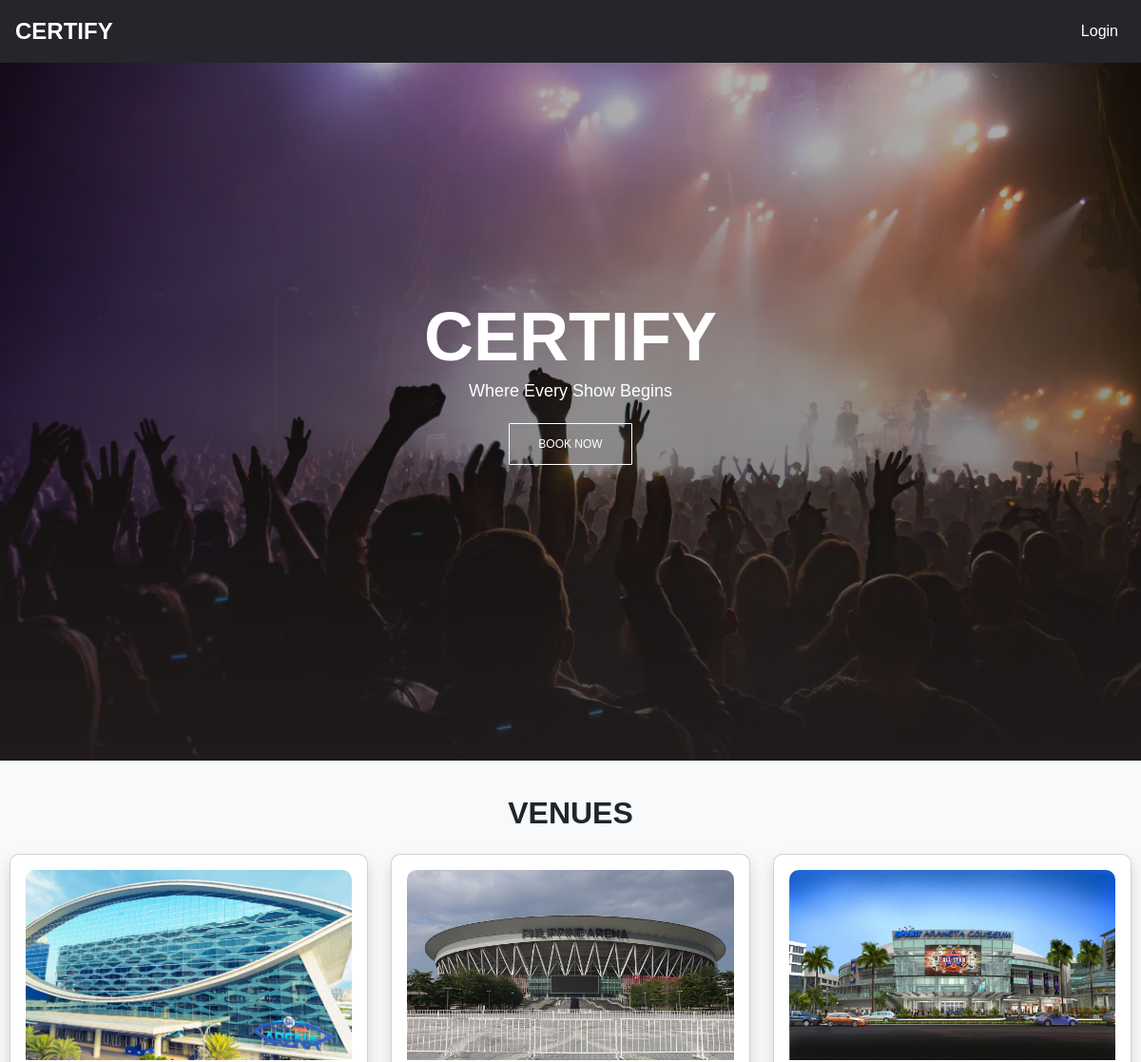
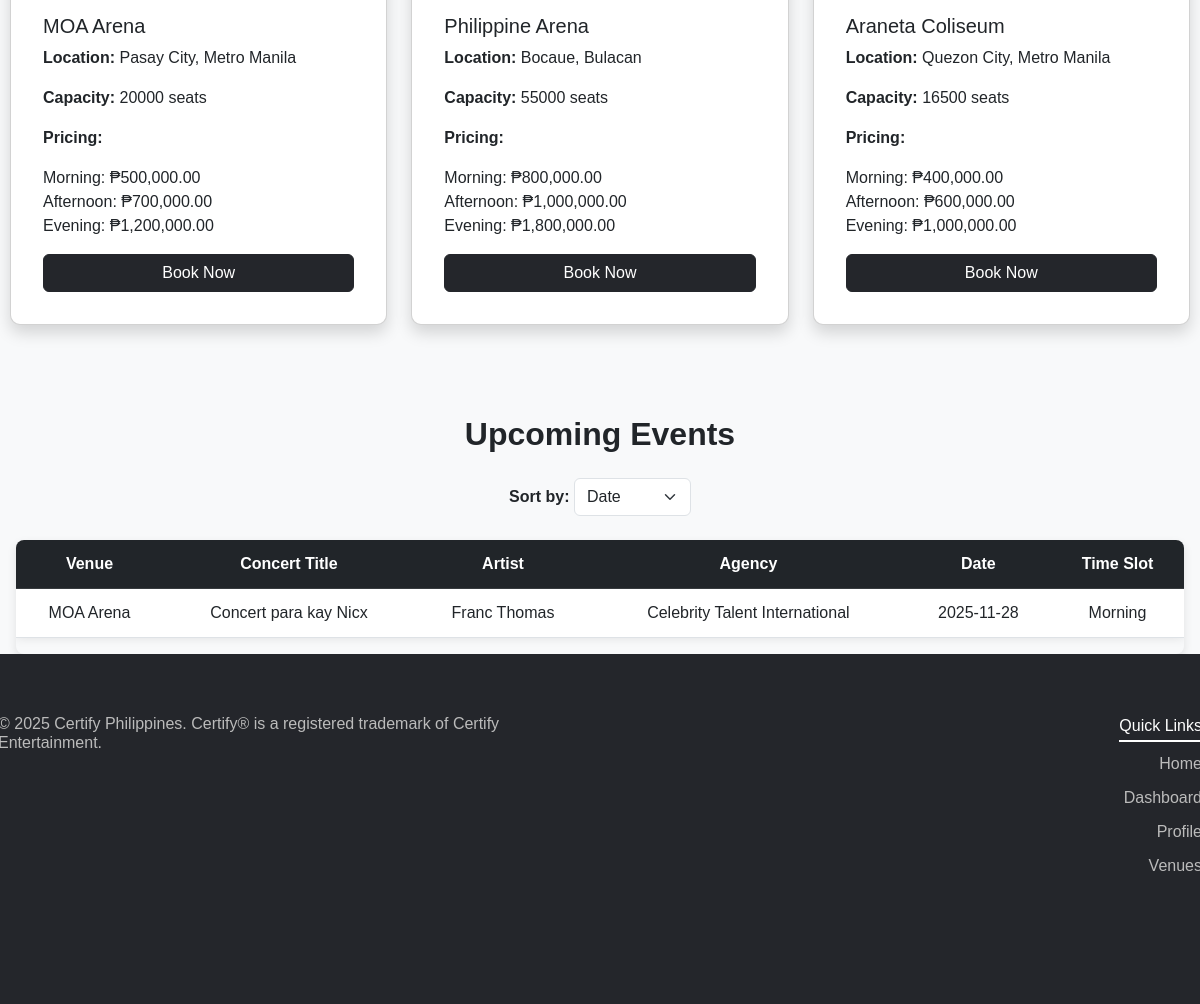
The page / on the database its author committed (2 pictures, top to bottom).
### models.py (models this page shows)
class Venue(db.Model):
    id = db.Column(db.Integer, primary_key=True)
    name = db.Column(db.String(100), unique=True, nullable=False)
    location = db.Column(db.String(200), nullable=False)
    capacity = db.Column(db.Integer, nullable=False)
    morning_price = db.Column(db.Float, nullable=False)
    afternoon_price = db.Column(db.Float, nullable=False)
    evening_price = db.Column(db.Float, nullable=False)
    bookings = db.relationship('Booking', backref='venue', lazy=True)

class Booking(db.Model):
    id = db.Column(db.Integer, primary_key=True)
    user_id = db.Column(db.Integer, db.ForeignKey('user.id'), nullable=False)
    venue_id = db.Column(db.Integer, db.ForeignKey('venue.id'), nullable=False)
    artist_name = db.Column(db.String(100), nullable=False)
    concert_title = db.Column(db.String(100), nullable=False)
    date = db.Column(db.Date, nullable=False)
    time_slot = db.Column(db.String(50), nullable=False)
    amount_expected = db.Column(db.Float, nullable=False)
    status = db.Column(db.String(20), default="Paid")
    receipt_id = db.Column(db.String(20), unique=True, nullable=False)
    transaction = db.relationship('Transaction', uselist=False, backref='booking')

class User(db.Model, UserMixin):
    id = db.Column(db.Integer, primary_key=True)
    agency_name = db.Column(db.String(100), nullable=False)
    username = db.Column(db.String(50), unique=True, nullable=False)
    password = db.Column(db.String(255), nullable=False)
    created_at = db.Column(db.DateTime, default=db.func.current_timestamp())
    bookings = db.relationship('Booking', backref='user', lazy=True)

### routes.py (the view)
@app.route('/')
def home():
    sort_by = request.args.get('sort', 'date')
    sort_options = {
        "date": Booking.date.asc(),
        "time_slot": case(
            (Booking.time_slot == "Morning", 1),
            (Booking.time_slot == "Afternoon", 2),
            (Booking.time_slot == "Evening", 3),
            else_=4
        ),
        "venue": Venue.name.asc(),
        "agency": User.agency_name.asc()
    }
    sort_field = sort_options.get(sort_by, Booking.date.asc())
    today = date.today()
    if sort_by == "all":
        events = (
            db.session.query(Booking)
            .join(Venue)
            .join(User, Booking.user_id == User.id)
            .filter(Booking.status == "Paid")
            .order_by(sort_field)
            .all()
        )
    else:
        events = (
            db.session.query(Booking)
            .join(Venue)
            .join(User, Booking.user_id == User.id)
            .filter(Booking.status == "Paid", Booking.date >= today)  # Hide past bookings
            .order_by(sort_field)
            .all()
        )
    venues = Venue.query.all()
    return render_template('home.html', events=events, venues=venues, today=today)

### templates/home.html (shortened to what this page needs)
{% extends 'base.html' %}
{% block content %}
<div class="picture">
    <div class="text-box">
        <h1 class="fw-bold">CERTIFY</h1>
        <p>Where Every Show Begins</p>
        <a href="{{ url_for('dashboard') }}" class="hero-btn">BOOK NOW</a>
    </div>
</div>
<div class="main-content container-fluid py-4">
    <h2 class="text-center fw-bold mb-4">VENUES</h2>
    <div class="row g-4">
        {% for venue in venues %}
        <div class="col-lg-4 col-md-6 col-sm-12">
            <div class="card shadow p-3 h-100">
                <img src="{{ url_for('static', filename='images/' + venue.name|replace(' ', '_') + '.jpg') }}"
                     class="card-img-top"
                     alt="{{ venue.name }}"
                     style="height: 200px; object-fit: cover;">
                <div class="card-body d-flex flex-column">
                    <h5 class="card-title">{{ venue.name }}</h5>
                    <p class="card-text"><strong>Location:</strong> {{ venue.location }}</p>
                    <p class="card-text"><strong>Capacity:</strong> {{ venue.capacity }} seats</p>
                    <p class="card-text"><strong>Pricing:</strong></p>
                    <ul class="list-unstyled">
                        <li>Morning: ₱{{ "{:,.2f}".format(venue.morning_price) }}</li>
                        <li>Afternoon: ₱{{ "{:,.2f}".format(venue.afternoon_price) }}</li>
                        <li>Evening: ₱{{ "{:,.2f}".format(venue.evening_price) }}</li>
                    </ul>
                    <a href="{{ url_for('dashboard') }}" class="btn btn-primary mt-auto">Book Now</a>
                </div>
            </div>
        </div>
        {% endfor %}
    </div>
</div>
<div class="ms-3 me-3 pt-3">
    <h2 class="text-center fw-bold mb-4">Upcoming Events</h2>
    <div class="mb-4 text-center">
        <label for="sort" class="fw-bold">Sort by:</label>
        <select id="sort" class="form-select w-auto d-inline-block" onchange="sortEvents()">
            <option value="date" {% if request.args.get('sort', 'date') == 'date' %}selected{% endif %}>Date</option>
        </select>
    </div>
    <div class="table-responsive">
        <table class="table table-hover text-center align-middle">
            <thead class="table-dark sticky-header">
                <tr>
                    <th>Venue</th>
                    <th>Concert Title</th>
                    <th>Artist</th>
                    <th>Agency</th>
                    <th>Date</th>
                    <th>Time Slot</th>
                </tr>
            </thead>
            <tbody id="events-table">
                {% for event in events %}
                <tr {% if event.date < today and request.args.get('sort') != 'all' %}style="display: none;"{% endif %}>
                    <td>{{ event.venue.name }}</td>
                    <td>{{ event.concert_title }}</td>
                    <td>{{ event.artist_name }}</td>
                    <td>{{ event.user.agency_name }}</td>
                    <td>{{ event.date }}</td>
                    <td>{{ event.time_slot }}</td>
                </tr>
                {% endfor %}
            </tbody>
        </table>
    </div>
</div>
{% endblock %}

### templates/base.html (shortened to what this page needs)
<!DOCTYPE html>
<html lang="en">
<head>
    <link rel="stylesheet" href="https://cdn.jsdelivr.net/npm/bootstrap@5.3.0/dist/css/bootstrap.min.css">
    <link rel="stylesheet" href="{{ url_for('static', filename='css/styles.css') }}">
</head>
<body>
    <nav class="navbar navbar-expand-lg fixed-top navbar-light px-3" id="mainNavbar">
        <a class="navbar-brand" href="{{ url_for('home') }}">CERTIFY</a>
        <div class="collapse navbar-collapse justify-content-end" id="navbarNav">
            <ul class="navbar-nav">
                {% if current_user.is_authenticated %}
                    <li class="nav-item"><a class="nav-link" href="{{ url_for('dashboard') }}">Dashboard</a></li>
                    <li class="nav-item"><a class="nav-link" href="{{ url_for('profile') }}">Profile</a></li>
                    <li class="nav-item"><a class="nav-link" href="{{ url_for('venues') }}">Venues</a></li>
                    <li class="nav-item"><a class="nav-link" href="{{ url_for('logout') }}">Logout</a></li>
                {% else %}
                    <li class="nav-item"><a class="nav-link" href="{{ url_for('login') }}">Login</a></li>
                {% endif %}
            </ul>
        </div>
    </nav>
    <div class="ms-1 me-1 mt-5 pt-1">
    </div>
    <div class="content-wrapper">
        <div class="container">
            {% block content %}{% endblock %}
        </div>
    </div>
<footer class="footer">
    <div class="contain">
        <div class="row">
            <div class="footer-col text-left">
                <h4>© 2025 Certify Philippines. Certify® is a registered trademark of Certify Entertainment.</h4>
            </div>
            <div class="footer-col links-right">
                <h4>Quick Links</h4>
                <ul>
                    <li><a href="{{ url_for('home') }}">Home</a></li>
                    <li><a href="{{ url_for('dashboard') }}">Dashboard</a></li>
                    <li><a href="{{ url_for('profile') }}">Profile</a></li>
                    <li><a href="{{ url_for('venues') }}">Venues</a></li>
                </ul>
            </div>
        </div>
    </div>
</footer>
</body>
</html>

### static/css/styles.css (style rules this page uses)
html, body { margin: 0; padding: 0; overflow-x: hidden; }
body { background-color: #f8f9fa; font-family: 'Arial', sans-serif; padding: 0px 0px }
.content-wrapper { margin: 0 !important; padding: 0 !important; width: 100%; }
.container { max-width: 100% !important; width: 100% !important; margin: 0 !important; padding: 0 !important; }
.hero-btn { border-radius: 1px; display: inline-block; text-decoration: none; color: white; border: 1px solid white; padding: 12px 30px; font-size: 12px; background: transparent; position: relative; cursor: pointer; }
.picture { position: absolute; top: 0; left: 0; height: 100vh !important; width: 100vw !important; background-image: linear-gradient(rgba(0, 0, 0, 0.286), rgba(45, 38, 38, 0.7)), url("/static/css/images/arena.jpg") !important; background-position: center !important; background-size: cover !important; display: flex !important; justify-content: center !important; align-items: center !important; text-align: center !important; }
.main-content { margin-top: 95vh; padding: 10px; }
.text-box { color: white; max-width: 1200px; }
.text-box h1 { font-size: 72px; margin: 0; }
.text-box p { font-size: 18px; margin-bottom: 20px; }
#mainNavbar { position: fixed; top: 0; width: 100%; background: transparent; z-index: 10; }
.navbar { width: 100%; padding: 10px 0; background-color: rgb(36, 38, 43) !important; transition: background-color 0.3s ease-in-out, color 0.3s ease-in-out; }
.navbar .navbar-brand, .navbar .nav-link { color: white !important; transition: color 0.3s ease-in-out; }
.navbar-brand { font-size: 24px; font-weight: bold; }
.table { background: #fff; box-shadow: 0 0 10px rgba(0, 0, 0, 0.1); }
.btn-primary { background-color: #24262b; border-color: #24262b; }
.footer { background-color: rgb(36, 38, 43); padding: 50px 0; display: flex; justify-content: center; }
.footer .contain { max-width: 1250px; margin: auto; width: 100%; }
.footer .row { display: flex; justify-content: space-between; align-items: flex-start; flex-wrap: wrap; }
.footer-col { width: 50%; text-align: left; padding: 10px; }
.contain { max-width: 1250px; margin: auto; width: 100%; }
.row { display: flex; justify-content: space-between; align-items: flex-start; flex-wrap: wrap; }
.text-left { width: 50%; text-align: left; }
.text-left h4 { font-size: 16px; color: #bbbbbb; margin: 0; padding-right: 20px; }
.links-right { width: 50%; text-align: right; }
.links-right h4 { font-size: 16px; color: #ffffff; margin-bottom: 10px; display: inline-block; position: relative; }
.links-right h4::after { content: ""; display: block; width: 100%; height: 2px; background-color: white; margin-top: 5px; }
.links-right ul { list-style: none; padding: 0; }
.links-right ul li { margin-bottom: 10px; }
.links-right ul li a { font-size: 16px; color: #bbbbbb; text-decoration: none; transition: color 0.3s ease; }
.card { border-radius: 10px; transition: transform 0.3s ease-in-out; }
.card img { width: 100%; height: 250px; object-fit: cover; border-radius: 10px 10px 0 0; }
.shadow { box-shadow: 0 4px 8px rgba(0, 0, 0, 0.1); }
.table-responsive { border-radius: 8px; overflow: hidden; box-shadow: 0px 4px 10px rgba(0, 0, 0, 0.1); }
.table { border-collapse: collapse; background: #fff; }
.table th, .table td { padding: 12px; vertical-align: middle; }
.sticky-header { position: sticky; top: 0; z-index: 10; }
.container { max-width: 1200px; }
.row { margin-bottom: 50px; }

### rows shown on the page
Venue: shows a picture, name "MOA Arena", location "Pasay City, Metro Manila", capacity "20000", morning_price "500,000.00", afternoon_price "700,000.00", evening_price "1,200,000.00"
Venue: shows a picture, name "Philippine Arena", location "Bocaue, Bulacan", capacity "55000", morning_price "800,000.00", afternoon_price "1,000,000.00", evening_price "1,800,000.00"
Venue: shows a picture, name "Araneta Coliseum", location "Quezon City, Metro Manila", capacity "16500", morning_price "400,000.00", afternoon_price "600,000.00", evening_price "1,000,000.00"
Booking: venue.name "MOA Arena", concert_title "Concert para kay Nicx", artist_name "Franc Thomas", user.agency_name "Celebrity Talent International", date "2025-11-28", time_slot "Morning"
